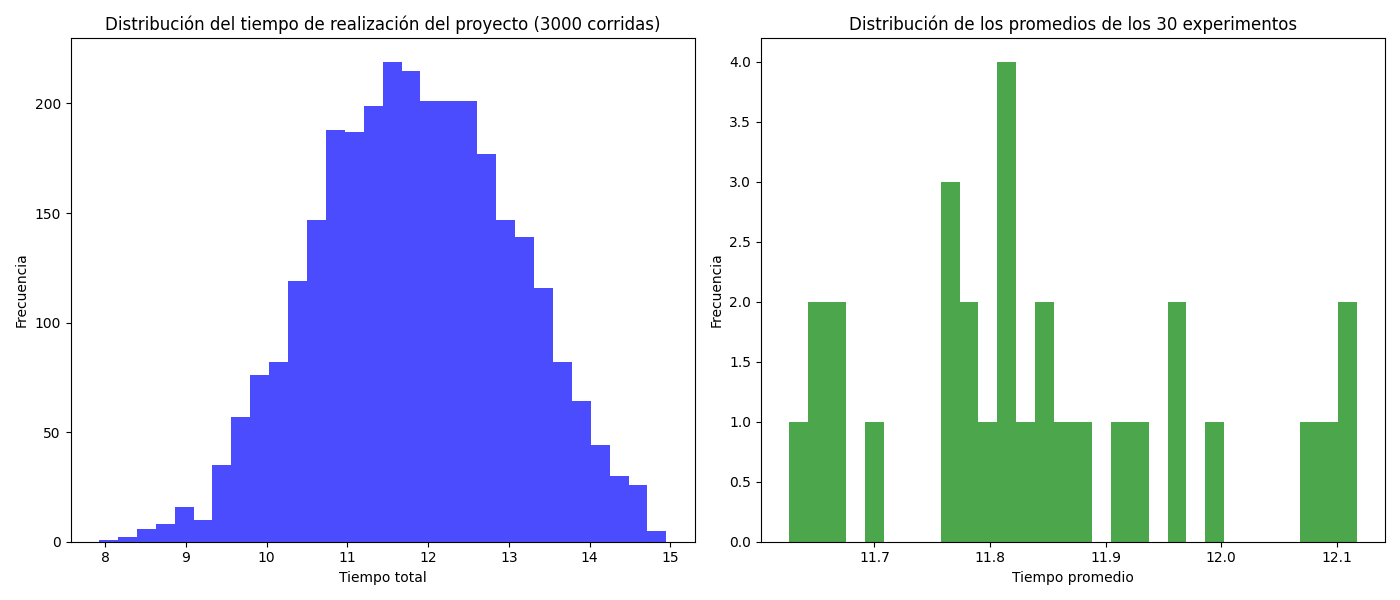

Write the Python code that produced this figure.
import numpy as np
import matplotlib.pyplot as plt

# Definición de las distribuciones
def tiempo_tarea(distribucion):
    return np.random.uniform(distribucion[0], distribucion[1])

# Simulación de Monte Carlo
def simulacion_corrida():
    # Acceso Superior
    tiempo_A = tiempo_tarea((2, 4))
    tiempo_B = tiempo_tarea((3, 6))
    tiempo_C = tiempo_tarea((2, 5))
    tiempo_superior = tiempo_A + tiempo_B + tiempo_C

    # Acceso Medio
    tiempo_D = tiempo_tarea((3, 6))
    tiempo_E = tiempo_tarea((2, 5))
    tiempo_medio = tiempo_D + tiempo_E

    # Acceso Inferior
    tiempo_F = tiempo_tarea((4, 8))
    tiempo_G = tiempo_tarea((3, 7))
    tiempo_inferior = tiempo_F + tiempo_G

    # Determinamos el tiempo total del proyecto
    tiempo_total = max(tiempo_superior, tiempo_medio, tiempo_inferior)
    return tiempo_total, tiempo_superior, tiempo_medio, tiempo_inferior

# Parámetros de la simulación
num_experimentos = 30
num_corridas = 100

# Almacenar resultados
resultados_totales = []
resultados_experimentos = []

for _ in range(num_experimentos):
    tiempos_corridas = []
    for _ in range(num_corridas):
        tiempo_total, tiempo_superior, tiempo_medio, tiempo_inferior = simulacion_corrida()
        tiempos_corridas.append(tiempo_total)
        resultados_totales.append(tiempo_total)
    resultados_experimentos.append(np.mean(tiempos_corridas))

# Cálculo de estadísticas
promedio_finalizacion = np.mean(resultados_totales)
ic_99 = 2.57 * (np.std(resultados_totales) / np.sqrt(len(resultados_totales)))

# Cálculo del porcentaje de criticidad
criticidad_superior = sum(1 for t in resultados_totales if t == tiempo_superior) / len(resultados_totales) * 100
criticidad_medio = sum(1 for t in resultados_totales if t == tiempo_medio) / len(resultados_totales) * 100
criticidad_inferior = sum(1 for t in resultados_totales if t == tiempo_inferior) / len(resultados_totales) * 100

# Graficar histogramas
plt.figure(figsize=(14, 6))

plt.subplot(1, 2, 1)
plt.hist(resultados_totales, bins=30, color='blue', alpha=0.7)
plt.title('Distribución del tiempo de realización del proyecto (3000 corridas)')
plt.xlabel('Tiempo total')
plt.ylabel('Frecuencia')

plt.subplot(1, 2, 2)
plt.hist(resultados_experimentos, bins=30, color='green', alpha=0.7)
plt.title('Distribución de los promedios de los 30 experimentos')
plt.xlabel('Tiempo promedio')
plt.ylabel('Frecuencia')

plt.tight_layout()
plt.show()

# Resultados
promedio_finalizacion, ic_99, criticidad_superior, criticidad_medio, criticidad_inferior
